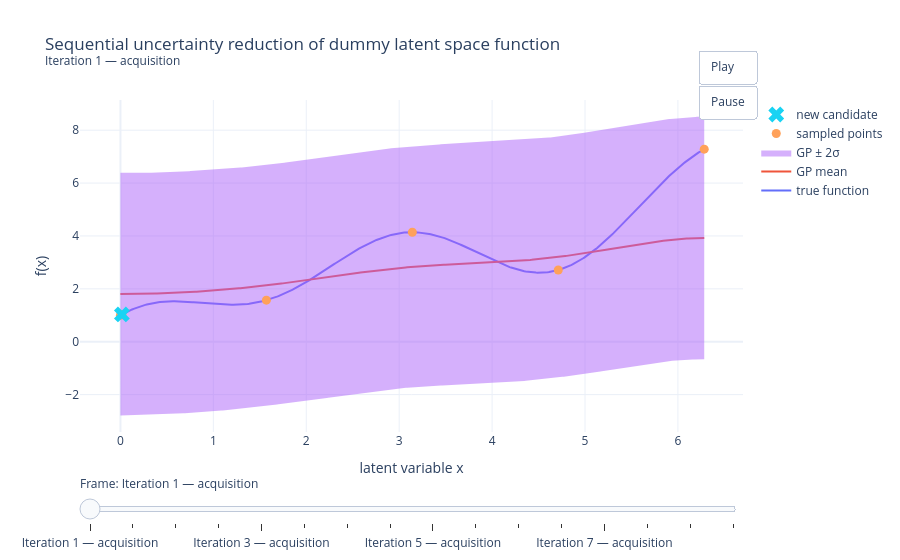

The notebook cell saved with this chart:
### Code cell
fig = make_uncertainty_animation(Xcand, history)
fig.show()

### Figure 1 — Plotly figure (JSON) as saved in the notebook; plotly's stock layout.template omitted (floating-point values rounded to 4 significant figures; data arrays with more than 128 entries replaced by an {"elided": "..."} marker saying what was removed)
{"data": [{"line": {"width": 2}, "mode": "lines", "name": "true function", "type": "scatter", "x": {"elided": "400 float values"}, "y": {"elided": "400 float values"}}, {"line": {"width": 2}, "mode": "lines", "name": "GP mean", "type": "scatter", "x": {"elided": "400 float values"}, "y": {"elided": "400 float values"}}, {"hoverinfo": "skip", "line": {"width": 0}, "mode": "lines", "showlegend": false, "type": "scatter", "x": {"elided": "400 float values"}, "y": {"elided": "400 float values"}}, {"fill": "tonexty", "hoverinfo": "skip", "line": {"width": 0}, "mode": "lines", "name": "GP ± 2σ", "type": "scatter", "x": {"elided": "400 float values"}, "y": {"elided": "400 float values"}}, {"marker": {"size": 9}, "mode": "markers", "name": "sampled points", "type": "scatter", "x": [0.0, 1.571, 3.142, 4.712, 6.283, 0.01575], "y": [1.0, 1.571, 4.142, 2.712, 7.283, 1.031]}, {"marker": {"size": 14, "symbol": "x"}, "mode": "markers", "name": "new candidate", "type": "scatter", "x": [0.01575], "y": [1.031]}], "layout": {"hovermode": "x unified", "sliders": [{"active": 0, "currentvalue": {"prefix": "Frame: "}, "pad": {"t": 40}, "steps": [{"args": [["0"], {"frame": {"duration": 400, "redraw": true}, "mode": "immediate", "transition": {"duration": 500}}], "label": "Iteration 1 — acquisition", "method": "animate"}, {"args": [["1"], {"frame": {"duration": 400, "redraw": true}, "mode": "immediate", "transition": {"duration": 500}}], "label": "Iteration 8 — final refit", "method": "animate"}, {"args": [["2"], {"frame": {"duration": 400, "redraw": true}, "mode": "immediate", "transition": {"duration": 500}}], "label": "Iteration 2 — acquisition", "method": "animate"}, {"args": [["3"], {"frame": {"duration": 400, "redraw": true}, "mode": "immediate", "transition": {"duration": 500}}], "label": "Iteration 8 — final refit", "method": "animate"}, {"args": [["4"], {"frame": {"duration": 400, "redraw": true}, "mode": "immediate", "transition": {"duration": 500}}], "label": "Iteration 3 — acquisition", "method": "animate"}, {"args": [["5"], {"frame": {"duration": 400, "redraw": true}, "mode": "immediate", "transition": {"duration": 500}}], "label": "Iteration 8 — final refit", "method": "animate"}, {"args": [["6"], {"frame": {"duration": 400, "redraw": true}, "mode": "immediate", "transition": {"duration": 500}}], "label": "Iteration 4 — acquisition", "method": "animate"}, {"args": [["7"], {"frame": {"duration": 400, "redraw": true}, "mode": "immediate", "transition": {"duration": 500}}], "label": "Iteration 8 — final refit", "method": "animate"}, {"args": [["8"], {"frame": {"duration": 400, "redraw": true}, "mode": "immediate", "transition": {"duration": 500}}], "label": "Iteration 5 — acquisition", "method": "animate"}, {"args": [["9"], {"frame": {"duration": 400, "redraw": true}, "mode": "immediate", "transition": {"duration": 500}}], "label": "Iteration 8 — final refit", "method": "animate"}, {"args": [["10"], {"frame": {"duration": 400, "redraw": true}, "mode": "immediate", "transition": {"duration": 500}}], "label": "Iteration 6 — acquisition", "method": "animate"}, {"args": [["11"], {"frame": {"duration": 400, "redraw": true}, "mode": "immediate", "transition": {"duration": 500}}], "label": "Iteration 8 — final refit", "method": "animate"}, {"args": [["12"], {"frame": {"duration": 400, "redraw": true}, "mode": "immediate", "transition": {"duration": 500}}], "label": "Iteration 7 — acquisition", "method": "animate"}, {"args": [["13"], {"frame": {"duration": 400, "redraw": true}, "mode": "immediate", "transition": {"duration": 500}}], "label": "Iteration 8 — final refit", "method": "animate"}, {"args": [["14"], {"frame": {"duration": 400, "redraw": true}, "mode": "immediate", "transition": {"duration": 500}}], "label": "Iteration 8 — acquisition", "method": "animate"}, {"args": [["15"], {"frame": {"duration": 400, "redraw": true}, "mode": "immediate", "transition": {"duration": 500}}], "label": "Iteration 8 — final refit", "method": "animate"}]}], "title": {"text": "Sequential uncertainty reduction of dummy latent space function<br><sup>Iteration 1 — acquisition</sup>"}, "updatemenus": [{"buttons": [{"args": [null, {"frame": {"duration": 500, "redraw": true}, "fromcurrent": true, "transition": {"duration": 250}}], "label": "Play", "method": "animate"}, {"args": [[null], {"frame": {"duration": 0, "redraw": false}, "mode": "immediate", "transition": {"duration": 0}}], "label": "Pause", "method": "animate"}], "showactive": false, "type": "buttons", "x": 1.02, "y": 1.15}], "xaxis": {"title": {"text": "latent variable x"}}, "yaxis": {"title": {"text": "f(x)"}}}}
